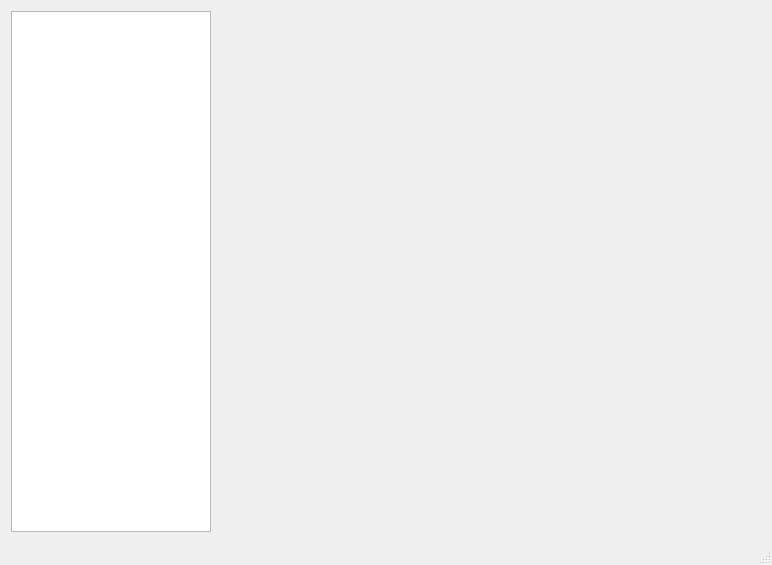
<?xml version="1.0" encoding="UTF-8"?>
<ui version="4.0">
 <class>mainframeClass</class>
 <widget class="QMainWindow" name="mainframeClass">
  <property name="geometry">
   <rect>
    <x>0</x>
    <y>0</y>
    <width>772</width>
    <height>565</height>
   </rect>
  </property>
  <property name="windowTitle">
   <string>mainframe</string>
  </property>
  <widget class="QWidget" name="centralWidget">
   <layout class="QGridLayout" name="gridLayout_3">
    <item row="0" column="2">
     <widget class="ZPlot" name="plot" native="true"/>
    </item>
    <item row="0" column="1">
     <widget class="QListWidget" name="listWidget">
      <property name="minimumSize">
       <size>
        <width>200</width>
        <height>0</height>
       </size>
      </property>
      <property name="maximumSize">
       <size>
        <width>200</width>
        <height>16777215</height>
       </size>
      </property>
      <property name="layoutMode">
       <enum>QListView::SinglePass</enum>
      </property>
     </widget>
    </item>
   </layout>
  </widget>
  <widget class="QMenuBar" name="menuBar">
   <property name="geometry">
    <rect>
     <x>0</x>
     <y>0</y>
     <width>772</width>
     <height>23</height>
    </rect>
   </property>
  </widget>
  <widget class="QStatusBar" name="statusBar"/>
 </widget>
 <layoutdefault spacing="6" margin="11"/>
 <customwidgets>
  <customwidget>
   <class>ZPlot</class>
   <extends>QWidget</extends>
   <header location="global">zplot.h</header>
   <container>1</container>
  </customwidget>
 </customwidgets>
 <resources>
  <include location="mainframe.qrc"/>
 </resources>
 <connections/>
 <slots>
  <slot>test()</slot>
  <slot>ClickedSignalList(QModelIndex)</slot>
 </slots>
</ui>
